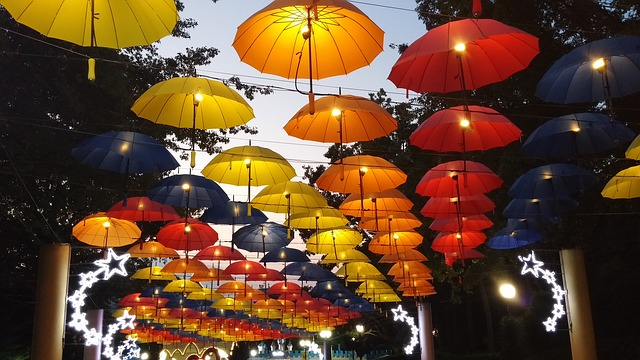
#> input picture vaja1/umbrellas.jpg, 640 x 360 px
$ jupyter execute --allow-errors vaja1.ipynb   (text cells are left out)
#> lines starting #> are read from the running program, lines starting #| are printed output that depends on the picture; after the words box and inside, x2 and y2 are one past the last pixel; in counts of white or black regions, pixels touching at a corner belong together
[cell 1]
# Zapišite rešitev tukaj

#camera obscura calculation

z = 14.0 #distance from the object to the camera
h = 5.0 #height of the object
x = 0.10 #depth of the camera
y = 0.10 #width of the camera

#calcuate the size of the object on the back face of the camera
h1 = h * x / z
w1 = y * x / z

print("Višina drevesa na zadnji strani škatle je: ", h1*100, "cm")

[cell 2]
import matplotlib.pyplot as plt
#camera obscura calculation

z = 10.0 #distance from the object to the camera
x = 0.10 #depth of the camera
y = 0.10 #width of the camera
w = 5.0 #width of the object
a = 0.5 #acceleration of the object away from the camera (m/s^2)
t = 30 #time (s)
interval = 0.1 #time interval (s)

#plot the width of the object on the back face of the camera
t = 0
while t < 30:
    w1 = w * x / z
    w = w + a * interval
    t = t + interval
    plt.plot(t, w1, 'ro')
plt.show()

[cell 3]
f = 0.60 #focal length of the camera (m)
dpi = 2500 #camera sensor resolution (dots per inch)
z = 95.0 #distance from the object to the camera
h1 = 200 #height of the object in pixels on the camera sensor

#calculate the height of the object in meters
h = h1 * z / (dpi * f)

print("Višina valja je: ", h, "m")

[cell 4]
# Zapišite rešitev tukaj

[cell 5]
import numpy as np
import cv2
import matplotlib.pyplot as plt

# use opencv to read the image
img = cv2.imread('umbrellas.jpg')
#> img is the input picture: shape (360, 640, 3); mean B, G, R 47.4, 72.9, 105.2

# display the image using matplotlib
plt.imshow(img)
plt.show()

[cell 6]
print("Image shape: ", img.shape)
#| Image shape:  (360, 640, 3)

print("Image data type: ", img.dtype)
#| Image data type:  uint8

# average the channels to get a grayscale image
img_double = img.astype(np.float64)
img_gray = np.average(img_double, axis=2)

# display the grayscale image
plt.imshow(img_gray, cmap='gray')

[cell 7]
# change the image using jet, bone, gray
plt.imshow(img_gray, cmap='jet')
plt.show()

# change the image using jet, bone, gray
plt.imshow(img_gray, cmap='bone')
plt.show()
# change the image using jet, bone, gray
plt.imshow(img_gray, cmap='gray')
plt.show()

[cell 8]
#crop a ractangle from the image and set it's blue channel to 0
img_crop = img.copy()
img_crop[100:300, 200:500, 2] = 0

# display the cropped image
plt.imshow(img_crop)
plt.show()

[cell 9]
img_crop = img.copy()
#grayscale the image
img_crop = cv2.cvtColor(img_crop, cv2.COLOR_BGR2GRAY)
#> img_crop: shape (360, 640)

#invert rectangle
img_crop[100:300, 200:500] = 255 - img_crop[100:300, 200:500]

# display the cropped image
plt.imshow(img_crop, cmap='gray')
plt.show()

[cell 10]
img_gray = img.copy()
#grayscale the image
img_gray = cv2.cvtColor(img_gray, cv2.COLOR_BGR2GRAY)

binary_bitmap = np.zeros(img_gray.shape)

#if the pixel is bigger than 150 set it 1
binary_bitmap[img_gray > 150] = 1

# display the biary bitmap
plt.imshow(binary_bitmap, cmap='gray')

[cell 11]
# 3 bit binary bitmap 5x5
bitmap = np.array([[5, 3, 2, 7, 1],
                     [7, 1, 0, 0, 0],
                     [4, 5, 7, 1, 1],
                     [1, 3, 2, 1, 1],
                     [5, 3, 1, 6, 3]])

[cell 12]
#histogram of the bitmap
plt.hist(bitmap.ravel(), bins=8)
#> figure, not shown here; tallest bar 8 high, from x = 0.875 to 1.75

[cell 13]
#comulitative histogram of the bitmap
plt.hist(bitmap.ravel(), bins=8, cumulative=True)
#> figure, not shown here; tallest bar 25 high, from x = 6.12 to 7

[cell 14]
#histogram of the bitmap
plt.hist(bitmap.ravel(), bins=16)
#> figure, not shown here; tallest bar 8 high, from x = 0.875 to 1.31

[cell 15]
img = cv2.imread('umbrellas.jpg')
img_gray = cv2.cvtColor(img, cv2.COLOR_BGR2GRAY)

#change the image to a 1D array
img_gray = img_gray.ravel()

#histogram of the image
plt.hist(img_gray, bins=256)
#> figure, not shown here; tallest bar 5953 high, from x = 19.92 to 20.92

[cell 16]
# stretch the histogram
def histogram_stretch(I):
    # find the minimum and maximum pixel values
    min_val = np.min(I)
    max_val = np.max(I)

    # stretch the histogram
    I_stretched = (I - min_val) / (max_val - min_val) * 255

    return I_stretched

#histogram of the image
img_gray = cv2.imread('phone.jpg')
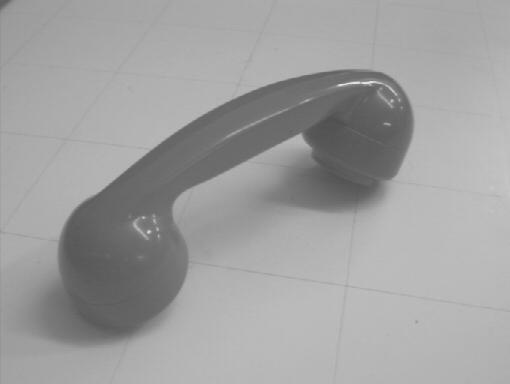
#> input picture vaja1/phone.jpg, 510 x 384 px
#> img_gray is the input picture: shape (384, 510, 3); min 79, max 234, mean 159.4
img_gray = cv2.cvtColor(img_gray, cv2.COLOR_BGR2GRAY)
#> img_gray: shape (384, 510)
img_gray = img_gray.ravel()
plt.hist(histogram_stretch(img_gray), bins=256)
#> in histogram_stretch, `min_val = np.min(I)`: min_val = 79
#> in histogram_stretch, `max_val = np.max(I)`: max_val = 234
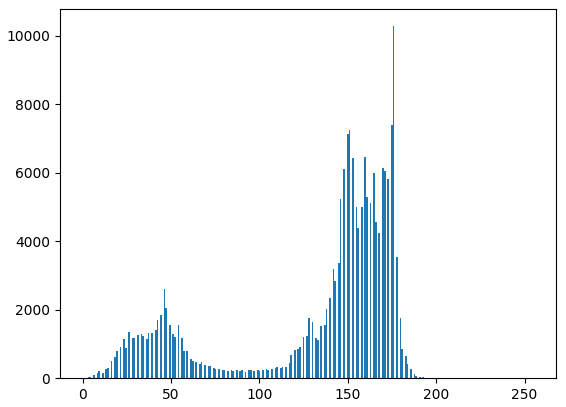
#> figure drawn by matplotlib, 1 panel; tallest bar 10275 high, from x = 175.3 to 176.3

[cell 17]
# Zapišite rešitev tukaj

[cell 18]
#use the opencv threshold function
img_gray = cv2.imread('phone.jpg')
# img_gray = cv2.cvtColor(img_gray, cv2.COLOR_BGR2GRAY)
img_gray = img_gray.ravel()
ret, img_thresh = cv2.threshold(img_gray, 100, 255, cv2.THRESH_OTSU)
#> ret = 140

#display the thresholded image
plt.imshow(img_thresh, cmap='gray')

[cell 19]
rgb = (255, 34, 126)
#convert to hsv
hsv = cv2.cvtColor(np.uint8([[rgb]]), cv2.COLOR_RGB2HSV)[0][0]

(h,s,v) = hsv

h = h / 360.0
s = s / 255.0
v = v / 255.0

hsv = (h,s,v)

print("HSV: ", hsv)

[cell 20]
hsv = (0.65,0.7,0.15)

hsv = (hsv[0] * 360, hsv[1] * 255, hsv[2] * 255)

rgb = cv2.cvtColor(np.uint8([[hsv]]), cv2.COLOR_HSV2RGB)[0][0]

print("RGB: ", rgb)

[cell 21]
import cv2
import matplotlib.pyplot as plt

I_trucks_bgr = cv2.imread('trucks.jpg')
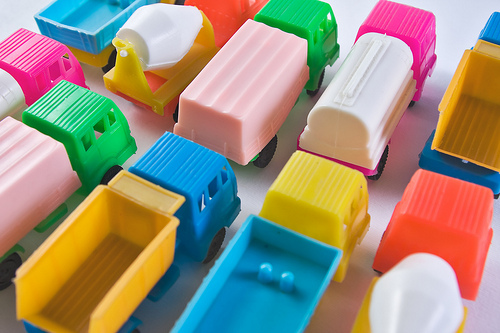
#> input picture vaja1/trucks.jpg, 500 x 333 px
#> I_trucks_bgr is the input picture: shape (333, 500, 3); mean B, G, R 124.9, 144.4, 154.9
I_trucks_rgb = cv2.cvtColor(I_trucks_bgr, cv2.COLOR_BGR2RGB)
I_trucks_hsv = cv2.cvtColor(I_trucks_bgr, cv2.COLOR_BGR2HSV)
#> I_trucks_hsv: shape (333, 500, 3); mean H, S, V 75.5, 144.8, 193.3

plt.figure()
plt.subplot(421)
plt.imshow(I_trucks_rgb)  # RGB slika
plt.subplot(422)
plt.imshow(I_trucks_hsv, cmap=plt.cm.hsv)  # HSV slika
plt.subplot(423)
plt.imshow(I_trucks_rgb[:,:,0], cmap='gray')  # Red komponenta
plt.subplot(424)
plt.imshow(I_trucks_hsv[:,:,0], cmap='gray')  # Hue komponenta
plt.subplot(425)
plt.imshow(I_trucks_rgb[:,:,1], cmap='gray')  # Green komponenta
plt.subplot(426)
plt.imshow(I_trucks_hsv[:,:,1], cmap='gray')  # Saturation komponenta
plt.subplot(427)
plt.imshow(I_trucks_rgb[:,:,2], cmap='gray')  # Blue komponenta
plt.subplot(428)
plt.imshow(I_trucks_hsv[:,:,2], cmap='gray')  # Value (Intensity) komponenta

plt.show()

[cell 22]
img = cv2.imread('trucks.jpg')

mask = np.zeros(img.shape[:2], np.uint8)

#mask out the image where the value on the blue channel is less than 150
mask[img[:,:,2] < 150] = 255

#filter the image using the mask
img[mask == 0] = 0
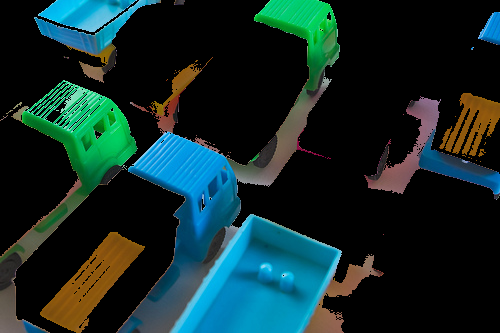
#> img: shape (333, 500, 3); mean B, G, R 41.3, 42.5, 17.8

# display the images side by side
plt.subplot(121)
plt.imshow(I_trucks_rgb)
plt.subplot(122)
plt.imshow(mask, cmap='gray')
plt.show()

[cell 23]
img = cv2.imread('trucks.jpg')
#change to normalized RGb color space

img_norm = img.copy()

#devide each channel by the sum of all channels
img_norm = img_norm / np.sum(img_norm, axis=2, keepdims=True)
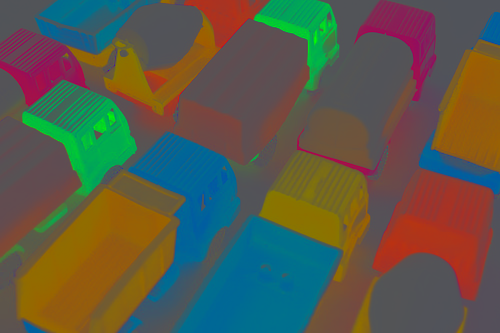
#> img_norm: shape (333, 500, 3) float64; mean B, G, R 0.289, 0.353, 0.357

#make a mask with the threshold 0.5 on the blue channel
mask = img_norm[:,:,2] > 0.45
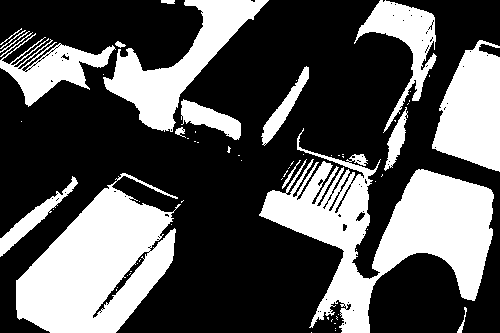
#> mask: shape (333, 500) bool; 34.4% white; 66 white regions (47 under 20 px), largest, box (x1, y1, x2, y2) and area: (259, 128, 494, 333) 18262, (16, 173, 181, 333) 15153, (103, 0, 269, 132) 6791

# print(img_norm)

#show the original image and the mask
plt.subplot(121)
plt.imshow(img)
plt.subplot(122)
plt.imshow(mask, cmap='gray')


plt.show()
#> figure, not shown here; B, G, R data is drawn as R, G, B

[cell 24]
import numpy as np
plt.figure()
plt.imshow(np.meshgrid(np.linspace(0, 1, 255), np.ones((10, 1)))[0], cmap=plt.cm.hsv)
plt.show()

[cell 25]
img = cv2.imread('trucks.jpg')

img = cv2.cvtColor(img, cv2.COLOR_BGR2RGB)

img_hsv = cv2.cvtColor(img, cv2.COLOR_RGB2HSV)


#isolate the blue color
h_low = 130/ 360.0 * 255
h_high = 180/ 360.0 * 255

mask = cv2.inRange(img_hsv, (h_low, 0, 0), (h_high, 255, 255))
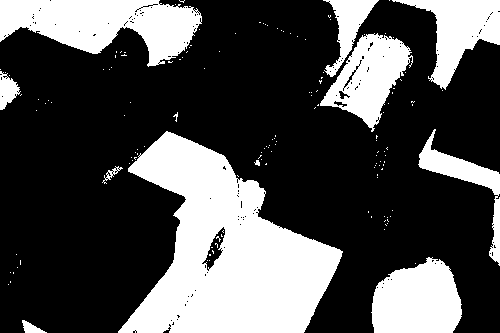
#> mask: shape (333, 500); 31% white; 145 white regions (134 under 20 px), largest, box (x1, y1, x2, y2) and area: (118, 131, 343, 333) 24731, (0, 0, 202, 67) 8201, (371, 257, 462, 333) 5416

img_hsv[mask == 0] = 0
#> img_hsv: shape (333, 500, 3); mean H, S, V 32.5, 42, 59.7


# display the images side by side
plt.subplot(131)
plt.imshow(img)
plt.subplot(132)
plt.imshow(mask , cmap='gray')
plt.subplot(133)
plt.imshow(cv2.cvtColor(img_hsv, cv2.COLOR_HSV2RGB))
plt.show()
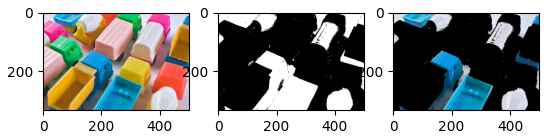
#> figure drawn by matplotlib, 3 panels

[cell 26]
img = cv2.imread('candy.jpg')

#> (the rest of this cell did not finish here and is left out)

[cell 27]
# I = RGB image
# mask = binary mask
def im_mask(I, mask):
    I = I.copy()
    I[mask==0] = 0
    return I

[cell 28]
img = cv2.imread('candy.jpg')

#> (the rest of this cell did not finish here and is left out)

[cell 29]
img = cv2.imread('regions.png')
#change to binary image using threshold 127
#> (the rest of this cell did not finish here and is left out)

[cell 30]
#get cetroids of the connected components and the bounding boxes
centroids = []
bboxes = []

#> (the rest of this cell did not finish here and is left out)

[cell 31]
# Zapišite rešitev tukaj

[cell 32]
# Zapišite rešitev tukaj

[cell 33]
# Inicializacija preprostega jedra
kernel = np.ones((3, 3), np.uint8)

# Zapišite rešitev tukaj

[cell 34]
# Zapišite rešitev tukaj

[cell 35]
# Zapišite rešitev tukaj

[cell 36]
import numpy as np
import cv2

cap = cv2.VideoCapture(0)  # 0 = privzeta spletna kamera

# While zanka za posodabljanje pridobljene slike do prekinitve
while(True):
    # Poskusajmo pridobiti trenutno sliko iz spletne kamere
    ret, frame = cap.read()
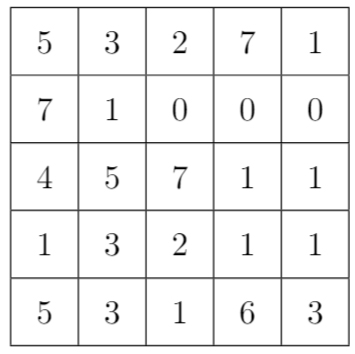
#> input picture vaja1/table_histogram_example.jpg, 355 x 354 px, given in place of the camera
#> frame is the input picture: shape (354, 355, 3); min 0, max 255, mean 241.3

    # Ce to ni mogoce (kamera izkljucena, itd.), koncajmo z izvajanjem funkcije
    if ret == False:
        break

    # Prikazi trenutno sliko
    cv2.imshow('frame', frame)

    # Ob pritisku tipke 'q' prekini izvajanje funkcije
    if cv2.waitKey(1) & 0xFF == ord('q'):
#> (key q is pressed here)
        break

# Izklopi kamero in zapri okno
cap.release()
cv2.destroyAllWindows()

[cell 37]
# display the image from the camera and it's grayscale version, mirror them using flip()
import numpy as np
import cv2

cap = cv2.VideoCapture(0)  # 0 = privzeta spletna kamera

while(True):
    # Poskusajmo pridobiti trenutno sliko iz spletne kamere
    ret, frame = cap.read()

    # Ce to ni mogoce (kamera izkljucena, itd.), koncajmo z izvajanjem funkcije
    if ret == False:
        break

    # Prikazi trenutno sliko
    cv2.imshow('frame', cv2.flip(frame, 1))
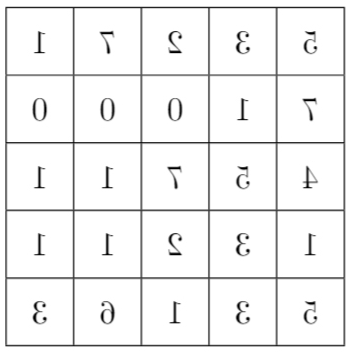
#> window 'frame': shape (354, 355, 3); min 0, max 255, mean 241.3

    gray = cv2.cvtColor(frame, cv2.COLOR_BGR2GRAY)
    cv2.imshow('gray', cv2.flip(gray, 1))


    # Ob pritisku tipke 'q' prekini izvajanje funkcije
    if cv2.waitKey(1) & 0xFF == ord('q'):
#> (key q is pressed here)
        break

# Izklopi kamero in zapri okno
cap.release()
cv2.destroyAllWindows()

[cell 38]
import numpy as np
import cv2

cap = cv2.VideoCapture(0)  # 0 = privzeta spletna kamera

while(True):
    # Poskusajmo pridobiti trenutno sliko iz spletne kamere
    ret, frame = cap.read()

    # Ce to ni mogoce (kamera izkljucena, itd.), koncajmo z izvajanjem funkcije
    if ret == False:
        break

    # Prikazi trenutno sliko

    #get contours around the orange object
    hsv = cv2.cvtColor(frame, cv2.COLOR_BGR2HSV)
#> hsv: shape (354, 355, 3); mean H, S, V 0, 0, 241.3
    #apply gaussian blur to the image
    hsv = cv2.GaussianBlur(hsv, (5, 5), 0)
#> hsv: shape (354, 355, 3); mean H, S, V 0, 0, 241.3
    mask = cv2.inRange(hsv, (0, 100, 100), (20, 255, 255))
#> mask: shape (354, 355); every value is 0
    contours, hierarchy = cv2.findContours(mask, cv2.RETR_TREE, cv2.CHAIN_APPROX_SIMPLE)
#> contours = []


    #check if the object is a torus
    for c in contours:
        #calculate the area of the contour
        area = cv2.contourArea(c)

        #calculate the perimeter of the contour
        perimeter = cv2.arcLength(c, True)

        if perimeter == 0:
            continue

        #calculate the circularity of the contour
        circularity = 4 * np.pi * area / perimeter**2

        #if the circularity is bigger than 0.7 draw the contour
        if circularity > 0.2 and area > 500:
            cv2.drawContours(frame, [c], -1, (0, 255, 0), 3)
#> this loop made 0 passes


    cv2.imshow('frame', cv2.flip(frame, 1))

    # Ob pritisku tipke 'q' prekini izvajanje funkcije
    if cv2.waitKey(1) & 0xFF == ord('q'):
#> (key q is pressed here)
        break

# Izklopi kamero in zapri okno
cap.release()
cv2.destroyAllWindows()
